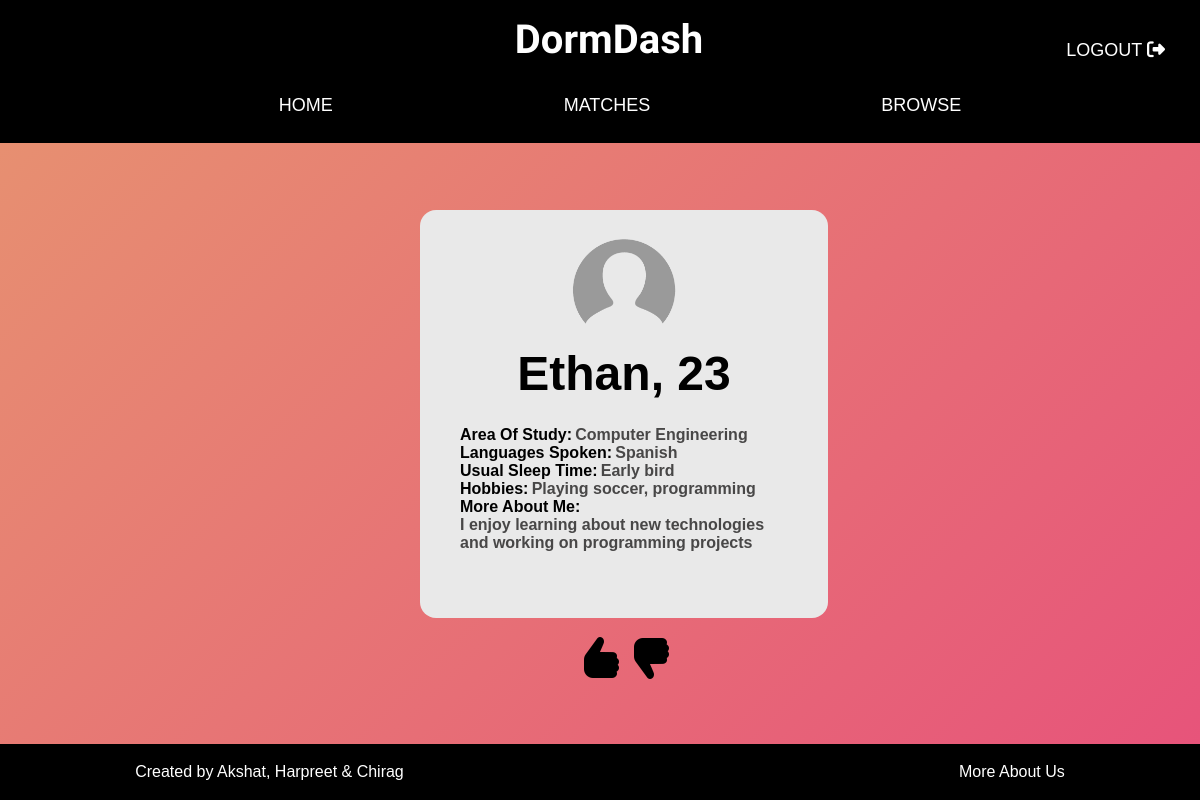
The page /browse (signed in) on the database its author committed.
### tables this page shows
CREATE TABLE "user" (
	"userid"	TEXT NOT NULL,
	"name"	TEXT NOT NULL,
	"age"	INTEGER NOT NULL,
	"branch"	TEXT NOT NULL,
	"language"	TEXT NOT NULL,
	"hobbies"	TEXT NOT NULL,
	"sleep"	TEXT NOT NULL,
	"about"	TEXT NOT NULL,
	"contact"	TEXT NOT NULL,
	"pass"	TEXT NOT NULL,
	"like"	TEXT,
	"dislike"	TEXT,
	"matches"	TEXT,
	PRIMARY KEY("userid")
);

### authentication.py (the view)
@app.route('/browse')
def showroommates():
    userId = session.get('userId')
    if not userId:
        return redirect('/loginpage')
    conn = sqlite3.connect('database.db')
    c = conn.cursor()
    c.execute("SELECT like FROM user WHERE userid=?", (userId,))
    like_string = c.fetchone()[0]
    liked_list=[]
    disliked_list=[]
    if like_string:
        liked_list = like_string.split(',')
    c.execute("SELECT dislike FROM user WHERE userid=?", (userId,))
    dislike_string = c.fetchone()[0]
    if dislike_string:
        disliked_list = dislike_string.split(',')
    c.execute("SELECT userid FROM user")
    results = c.fetchall()
    userIDs = [result[0] for result in results]
    final=[i for i in userIDs if i not in liked_list and i not in disliked_list and i!=userId]
    users_data=[]
    for user_id in final:
        c.execute('SELECT * FROM user WHERE userid = ?', (user_id,))
        user_data = c.fetchone()
        user_dict = {
            'id':user_data[0],
            'name': user_data[1],
            'study':user_data[3],
            'languages': user_data[4],
            'age':user_data[2],
            'hobbies':user_data[5],
            'sleep':user_data[6],
            'biodata':user_data[7]
        }
        users_data.append(user_dict)
    conn.close()
    return render_template('browse.html', users=users_data)

### templates/browse.html (shortened to what this page needs)
<!DOCTYPE html>
<html lang="en">
<head>
</head>
<body>
  <div id="mainnavcont">
    <div id="mainnav">
      <div id="logo">DormDash<a href="/"><div style="position: absolute; right:3vw; font-family: Impact, Haettenschweiler, 'Arial Narrow Bold', sans-serif; font-size: large;font-weight: 500;"> LOGOUT <i class="fa fa-sign-out"></i></div></a></div>
      <ul id="subnav">
        <li><a href="/home" class="navlink" id="hometext">HOME</a></li>
        <li><a href="/matches" class="navlink" id="artisttext">MATCHES</a></li>
        <li><a href="/browse" class="navlink" id="abouttext">BROWSE</a></li>
      </ul>
    </div>
  </div>
  <div id="mainbod">
    {% for user in users %}
    <div class="my-divs" id ={{ user.id }} style="display: {{ 'flex' if loop.index == 1 else 'none' }}; ">
            <div class="topimg">
                <img src="../static/profile.png" style="height: 12vh;">
            </div>
            <div class="name_age">
              {{ user.name }}, {{ user.age }}
            </div>
            <div class="details">
                <div class="line">Area Of Study: <div class="answer">{{ user.study }} </div></div>
                <div class="line">Languages Spoken: <div class="answer">{{ user.languages }} </div></div>
                <div class="line">Usual Sleep Time: <div class="answer">{{ user.sleep }} </div></div>
                <div class="line">Hobbies: <div class="answer">{{ user.hobbies }} </div></div>
                <div class="line">More About Me:</div>
                <div style="color: #484747; overflow: hidden;;">{{ user.biodata }}</div>
            </div>
        </div>
{% endfor %}
    </div>
    <div style="margin-top: 60vh; display: flex; justify-content: center;width:fit-content ;margin-left:48vw ;">
    <div class="thumbs-up-icon"></div>
    <div class="thumbs-down-icon"></div>
    </div>
  <div id="footer">
    <p>Created by Akshat, Harpreet & Chirag</p>
    <a href="/about">More About Us</a>
  </div>
</body>
</html>

### templates/browse.html (style rules this page uses)
body { margin: 0; padding: 0; max-width: 100%; overflow-x: hidden; height: 100vh; width: 100vw; background: linear-gradient(-45deg, #723e3f, #d52347, #e73c7e, #e79470); background-size: 400% 400%; animation: gradient 15s ease infinite; }
#mainnavcont { position: sticky; top: 0; z-index: 10; }
#mainnav { display: flex; flex-direction: column; background-color: black; margin: 0; padding: 1vh; z-index: 10; }
#logo { color: white; font-size: 2.5rem; font-family: "Delicious Handrawn", cursive; font-weight: bold; padding: 1vh 0 2vh 0; display: flex; justify-content: center; transform: translateX(0.75vw); align-items: center; }
#subnav { display: flex; justify-content: space-evenly; list-style: none; }
.navlink { text-decoration: none; color: white; font-family: 'Impact', sans-serif; font-size: large; font-weight: 500; }
.navlink::after { content: ""; display: block; height: 3px; background-color: rgb(242, 136, 187); width: var(--width, 0%); transition: 0.68s; margin: 0px auto; }
#mainbod { display: flex; flex-direction: column; align-items: center; }
#footer { background-color: black; height: 7vh; width: 100vw; position: fixed; left: 0; bottom: 0; display: flex; justify-content: space-evenly; align-items: center; color: white; text-decoration: none; font-family: 'Impact', sans-serif; }
a { color:inherit; text-decoration: none; }
#footer a { text-decoration: none; color: white; font-family: 'Impact', sans-serif; padding-left: 35vw; }
.my-divs { position:absolute; top:25vh; left:35vw; width: 30vw; height: 45vh; background-color: rgb(233, 233, 233); margin: 10px auto; display: none; flex-direction: column; padding: 3vh; border-radius: 2vh; overflow: hidden; }
.name_age { height:8vh; font-size: 6vh; overflow: hidden; font-family: helvetica; font-weight: bold; display: flex; padding-top: 2vh; justify-content: center; }
.details { height:auto; font-size: 2vh; font-family: helvetica; font-weight: bold; display: flex; justify-content:space-around ; flex-direction: column; padding: 2vh; }
.topimg { height:12vh; display: flex; align-items: center; justify-content: center; }
.line { display: flex; align-items: center; justify-content:left; }
.thumbs-up-icon { width: 50px; height: 50px; background-image: url('../static/thumbs-up.png'); background-size: contain; margin: 10px auto; cursor: pointer; }
.answer { color: #484747; margin-left: 0.4vh ; }
.thumbs-down-icon { width: 50px; height: 50px; background-image: url('../static/thumbs-down.png'); background-size: contain; margin: 10px auto; cursor: pointer; }

### rows shown on the page
user: name "Ethan", age "23", study "Computer Engineering", languages "Spanish", sleep "Early bird", hobbies "Playing soccer, programming", biodata "I enjoy learning about new technologies and working on programming projects"
